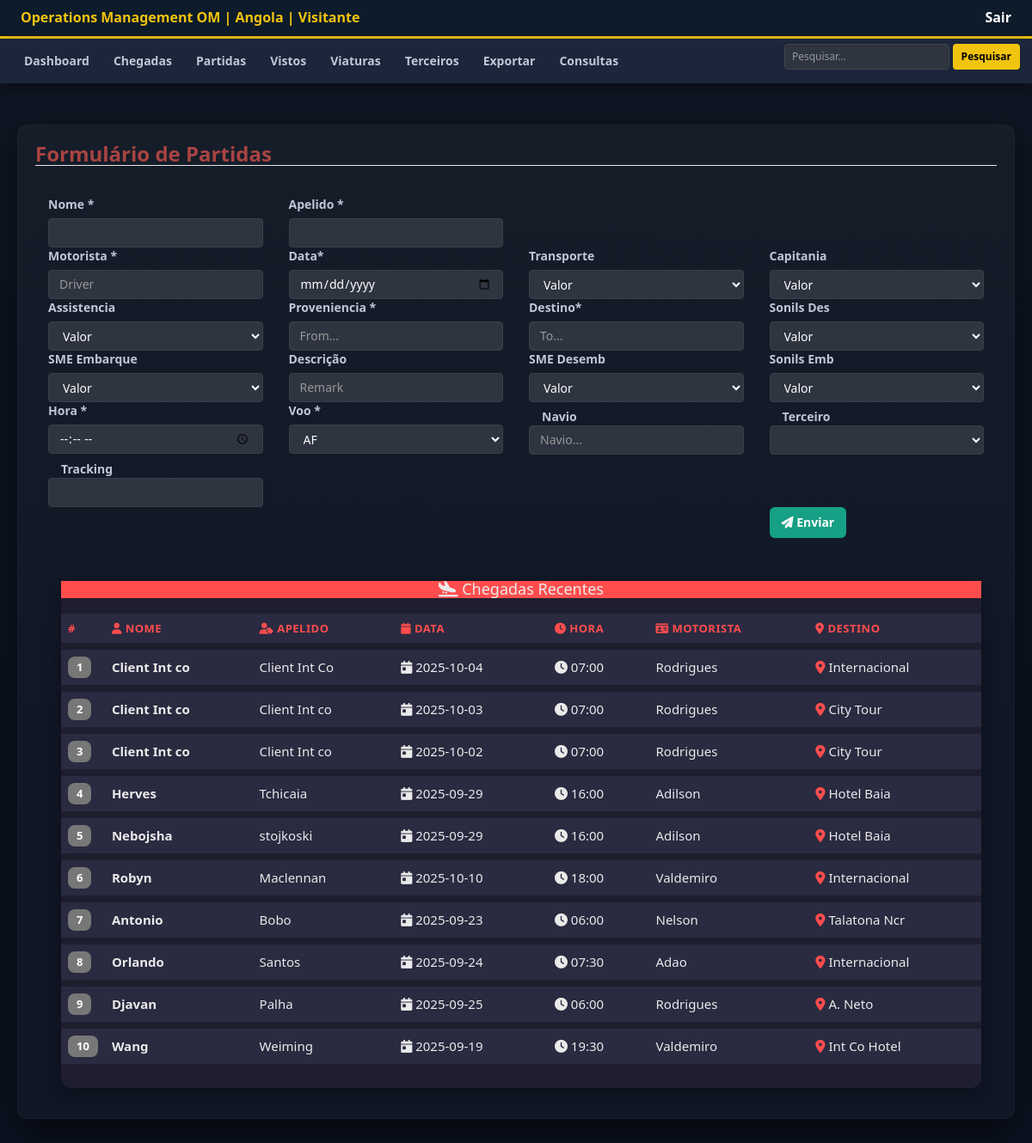
Page /partidas_cadastrar.php on the committed database.
### tables this page shows
CREATE TABLE `meetpartida` (
  `id` int NOT NULL,
  `Nome` varchar(50) NOT NULL,
  `Apelido` varchar(50) NOT NULL,
  `Motorista` text NOT NULL,
  `Data` date NOT NULL,
  `Transporte` varchar(50) NOT NULL,
  `Embarques` text NOT NULL,
  `SonilsAcesso` varchar(50) NOT NULL,
  `Capitania` text NOT NULL,
  `Desembarques` varchar(50) NOT NULL,
  `Proveniencia` varchar(50) NOT NULL,
  `Destino` varchar(50) NOT NULL,
  `Navio` varchar(50) NOT NULL,
  `Descricao` varchar(50) NOT NULL,
  `Hora` varchar(50) NOT NULL,
  `Voo` varchar(50) NOT NULL,
  `ValorTransporte` varchar(50) NOT NULL,
  `Terceiro` varchar(50) NOT NULL,
  `Trackingnumber` varchar(50) NOT NULL,
  `ValorCapitania` varchar(50) NOT NULL,
  `ValorEmbarque` varchar(50) NOT NULL,
  `ValorDesembarque` varchar(50) NOT NULL,
  `ValorAcesso` varchar(50) NOT NULL,
  `image` varchar(50) NOT NULL,
  `ValorAssistencia` varchar(50) NOT NULL,
  `assisgate` varchar(11) NOT NULL
);

### partidas_cadastrar.php (the view, shortened to what this page needs)
<?php
include_once("conexao.php");
?>
<!DOCTYPE html>
<html lang="pt">
<head>
    <link href="//maxcdn.bootstrapcdn.com/bootstrap/3.3.7/css/bootstrap.min.css" rel="stylesheet" id="bootstrap-css">
    <link rel="stylesheet" href="https://cdnjs.cloudflare.com/ajax/libs/font-awesome/6.4.0/css/all.min.css">
    <link rel="stylesheet" href="chegadas_cadastrar.css">
</head>
<body onload='get_client_list()'>
    <?php
        include_once("st_cabecalho.php");
    ?>
    <div class="form-wrapper">
        <form action="#" method="POST" onsubmit="norefresh_form(); return false" class="form-horizontal">
            <fieldset>
                <legend><h3 class="text-danger">Formulário de Partidas</h3></legend>
                <div class="panel-body">
                    <div class="row g-2 align-items-center">
                        <div class="col-md-3">
                            <label for="prependedtext">Nome <h11>*</h11></label>
                            <input id="Nome" name="Nome" placeholder="" class="form-control input-md" required="" type="text">
                        </div>
                        <div class="col-md-3">
                            <label for="prependedtext">Apelido <h11>*</h11></label>
                            <input id="Apelido" name="Apelido" placeholder="" class="form-control input-md" required="" type="text">
                        </div>
                    </div>
                    <div class="row g-2">
                        <div class="col-md-3">
                            <label for="Nome">Motorista <h11>*</h11></label>
                            <input id="Motorista" name="Motorista" placeholder="Driver" class="form-control input-md" required="" type="text" maxlength="20">
                        </div>
                        <div class="col-md-3">
                            <label for="Nome">Data<h11>*</h11></label>
                            <input id="Data" name="Data" placeholder="Data de Chegada" class="form-control input-md" required="" type="Date" maxlength="10" OnKeyPress="formatar('##/##/####', this)" onBlur="showhide()">
                        </div>
                        <div class="col-md-3">
                            <label for="prependedtext">Transporte</label>
                            <select type="number"  required id="ValorTransporte" name="ValorTransporte" class="form-control" required="">
                                <option value="0">Valor</option>
                            </select>
                        </div>
                        <div class="col-md-3">
                            <label for="prependedtext">Capitania</label>
                            <select type="number"  required id="ValorCapitania" name="ValorCapitania" class="form-control">
                                <option value="0">Valor</option>
                            </select>
                        </div>
                    </div>
                    <div class="row g-2">
                        <div class="col-md-3">
                            <label for="prependedtext">Assistencia</label>
                            <select type="number"  required id="assisgate" name="assisgate" class="form-control">
                                <option value="0">Valor</option>
                            </select>
                        </div>
                        <div class="col-md-3">
                            <label for="prependedtext">Proveniencia <h11>*</h11></label>
                            <input id="Proveniencia" name="Proveniencia" class="form-control" placeholder="From..." required="" type="text">
                        </div>
                         <div class="col-md-3">
                            <label for="prependedtext">Destino<h11>*</h11></label>
                            <input id="Destino" name="Destino" class="form-control" placeholder="To..." required="" type="text">
                        </div>
                        <div class="col-md-3">
                            <label for="prependedtext">Sonils Des</label>
                            <select type="number"  required id="ValorAssistencia" name="ValorAssistencia" class="form-control">
                                <option value="0">Valor</option>
                            </select>
                        </div>
                    </div>
                    <div class="row g-2">
                        <div class="col-md-3">
                            <label for="prependedtext">SME Embarque</label>
                            <select type="number"  required id="ValorEmbarque" name="ValorEmbarque" class="form-control">
                                <option value="0">Valor</option>
                            </select>
                        </div>
                        <div class="col-md-3">
                            <label for="prependedtext">Descrição</label>
                            <input id="Descricao" name="Descricao" class="form-control" placeholder="Remark" type="text">
                        </div>
                        <div class="col-md-3">
                            <label for="prependedtext">SME Desemb</label>
                            <select type="number"  required id="ValorDesembarque" name="ValorDesembarque" class="form-control">
                                <option value="0">Valor</option>
                            </select>
                        </div>
                        <div class="col-md-3">
                            <label for="prependedtext">Sonils Emb</label>
                            <select type="number"  required id="ValorAcesso" name="ValorAcesso" class="form-control">
                                <option value="0">Valor</option>
                            </select>
                        </div>
                    </div>
                    <div class="row g-2">
                        <div class="col-md-3">
                            <label for="Tempo">Hora <h11>*</h11></label>
                            <input id="Hora" name="Hora" placeholder="Arriva Time" class="form-control input-md" required="" value="" type="time"maxlength="8" pattern="[00H00]">
                        </div>
                        <div class="col-md-3">
                            <label for="Aviao">Voo <h11>*</h11></label>
                            <select required id="Voo" name="Voo" class="form-control">
                                <option value="AF">AF</option>
                            </select>
                        </div>
                        <div class="col-md-3">
                            <label class="col-md-1 control-label" for="prependedtext">Navio</label>
                            <input id="Navio" name="Navio" class="form-control" placeholder="Navio..." type="text">
                        </div>
                        <div class="col-md-3">
                            <label class="col-md-1 control-label" for="selectbasic">Terceiro</label>
                            <select  id="Terceiro" name="Terceiro" class="form-control">
                            </select>
                        </div>
                    </div>
                    <div class="row g-2">
                        <div class="col-md-3">
                            <label class="col-md-1 control-label" for="Referencia">Tracking</label>
                            <input id="Trackingnumber" name="Trackingnumber" type="text" placeholder="" class="form-control input-md">
                        </div>
                        <div class="col-md-3">
                        </div>
                        <div class="col-md-3">
                        </div>
                        <div class="col-md-3">
                        </div>
                    </div>
                    <div class="row g-2">
                        <div class="col-md-9">
                        </div>
                        <div class="col-md-3 d-flex gap-2">
                            <button id="Listar" name="Listar" class="btn btn-success" type="Listar"><i class="fa fa-paper-plane"></i> Enviar</button>
                        </div>
                    </div>
                    <div class="container" style="margin-top:40px; max-width:1100px;">
                        <div class="card shadow-sm border-0" style="border-radius:12px; background:#1e1e2f; color:#eaeaea;">
                            <div class="card-header text-white" style="background:linear-gradient(90deg, #FF4D4D, #FF4D4D); border-radius:0px;">
                                <h4 class="text-center mb-0">
                                    <i class="fa fa-plane-arrival"></i> Chegadas Recentes
                                </h4>
                            </div>
                            <div class="card-body p-4">
                                <div class="table-responsive">
                                    <table class="table table-hover align-middle mb-0" style="color:#eaeaea;">
                                        <thead style="background:#2a2a40; color:#00aaff; font-weight:600;">
                                            <tr>
                                                <th class="text-success" style="width:50px;">#</th>
                                                <th class="text-success"><i class="fa fa-user text-success"></i> Nome</th>
                                                <th class="text-success"><i class="fa fa-user-tag text-success"></i> Apelido</th>
                                                <th class="text-success"><i class="fa fa-calendar text-success"></i> Data</th>
                                                <th class="text-success"><i class="fa fa-clock text-success"></i> Hora</th>
                                                <th class="text-success"><i class="fa fa-id-card text-success"></i> Motorista</th>
                                                <th class="text-success"><i class="fa fa-map-marker-alt text-success"></i> Destino</th>
                                            </tr>
                                        </thead>
                                        <tbody style="font-size:15px;">
                                            <?php
                                            $sql = "SELECT Nome, Apelido, Data, Hora, Motorista, Destino
                                                    FROM  meetpartida
                                                    ORDER BY id DESC
                                                    LIMIT 10";
                                            $resultado = mysqli_query($conexao, $sql);
                                            if ($resultado && mysqli_num_rows($resultado) > 0) {
                                                $contador = 1;
                                                while ($linha = mysqli_fetch_assoc($resultado)) {
                                                    echo '<tr style="transition:background 0.2s; cursor:pointer;">';
                                                    echo '<td><span class="badge bg-primary" style="font-size:13px; padding:6px 10px; border-radius:8px;">' . $contador . '</span></td>';
                                                    echo '<td><strong>' . htmlspecialchars($linha['Nome']) . '</strong></td>';
                                                    echo '<td>' . htmlspecialchars($linha['Apelido']) . '</td>';
                                                    echo '<td><i class="fa fa-calendar-day text-secondary"></i> ' . htmlspecialchars($linha['Data']) . '</td>';
                                                    echo '<td><i class="fa fa-clock text-secondary"></i> ' . htmlspecialchars($linha['Hora']) . '</td>';
                                                    echo '<td>' . htmlspecialchars($linha['Motorista']) . '</td>';
                                                    echo '<td><i class="fa fa-location-dot text-success"></i> ' . htmlspecialchars($linha['Destino']) . '</td>';
                                                    echo '</tr>';
                                                    $contador++;
                                                }
                                            } else {
                                                echo "<tr><td colspan='7' class='text-center text-muted py-3'><i class='fa fa-info-circle'></i> Nenhuma chegada registada ainda.</td></tr>";
                                            }
                                            ?>
                                        </tbody>
                                    </table>
                                </div>
                            </div>
                        </div>
                    </div>
                </div>
                </div>
        <div id="snackbar">  Adicionado as PARTIDAS</div><br>
    </body>
</html>

### chegadas_cadastrar.css (style rules this page uses)
:root { --bg-dark: #0d1b2a; --panel-dark: #1b263b; --accent: #f1c40f; --muted: #bfc7d6; --input-bg: #2e3440; }
html,body { height:100%; }
body { margin:0; font-family: "Segoe UI", Arial, sans-serif; background: linear-gradient(180deg,#0f1724 0%, #0b1220 60%); color:#e6eef8; }
.form-wrapper { max-width: 1200px; margin: 28px auto; padding: 20px; }
form.form-horizontal { background: linear-gradient(180deg, rgba(255,255,255,0.03), rgba(255,255,255,0.02)); border-radius: 12px; padding: 20px; box-shadow: 0 14px 40px rgba(0,0,0,0.6); border: 1px solid rgba(255,255,255,0.03); }
legend h3 { color:var(--accent); margin:0; font-weight:700; }
.panel-body label { color: var(--muted); font-weight:700; margin-bottom:6px; display:block; }
.form-control { background: var(--input-bg); color:#fff; border:1px solid #3b3f45; border-radius:4px; box-shadow:none; }
.btn { border-radius:6px; font-weight:700; padding:8px 14px; }
.btn-success { background:#16a085; border:none; color:#fff; }

### partidas_cadastrar.php (style rules this page uses)
body { background-color: #12121c; color: #eaeaea; font-family: 'Segoe UI', sans-serif; }
.card { box-shadow: 0 4px 20px rgba(0,0,0,0.3); transition: all 0.2s ease-in-out; }
.table { border-collapse: separate; border-spacing: 0 8px; }
.table thead tr th { border: none !important; text-transform: uppercase; font-size: 13px; letter-spacing: 0.5px; }
.table tbody tr { background: #2a2a40; border-radius: 10px; }
.table td, .table th { border: none !important; vertical-align: middle !important; }
.badge { font-size: 13px; padding: 6px 10px; border-radius: 8px; }
.text-success { color: #FF4D4D !important; }

### rows in the picture
meetpartida: Nome "Client Int co", Apelido "Client Int Co", Data "2025-10-04", Hora "07:00", Motorista "Rodrigues", Destino "Internacional"
meetpartida: Nome "Client Int co", Apelido "Client Int co", Data "2025-10-03", Hora "07:00", Motorista "Rodrigues", Destino "City Tour"
meetpartida: Nome "Client Int co", Apelido "Client Int co", Data "2025-10-02", Hora "07:00", Motorista "Rodrigues", Destino "City Tour"
meetpartida: Nome "Herves", Apelido "Tchicaia", Data "2025-09-29", Hora "16:00", Motorista "Adilson", Destino "Hotel Baia"
meetpartida: Nome "Nebojsha", Apelido "stojkoski", Data "2025-09-29", Hora "16:00", Motorista "Adilson", Destino "Hotel Baia"
meetpartida: Nome "Robyn", Apelido "Maclennan", Data "2025-10-10", Hora "18:00", Motorista "Valdemiro", Destino "Internacional"
meetpartida: Nome "Antonio", Apelido "Bobo", Data "2025-09-23", Hora "06:00", Motorista "Nelson", Destino "Talatona Ncr"
meetpartida: Nome "Orlando", Apelido "Santos", Data "2025-09-24", Hora "07:30", Motorista "Adao", Destino "Internacional"
meetpartida: Nome "Djavan", Apelido "Palha", Data "2025-09-25", Hora "06:00", Motorista "Rodrigues", Destino "A. Neto"
meetpartida: Nome "Wang", Apelido "Weiming", Data "2025-09-19", Hora "19:30", Motorista "Valdemiro", Destino "Int Co Hotel"

### other values in the picture
$percorre['login'] "Visitante"
